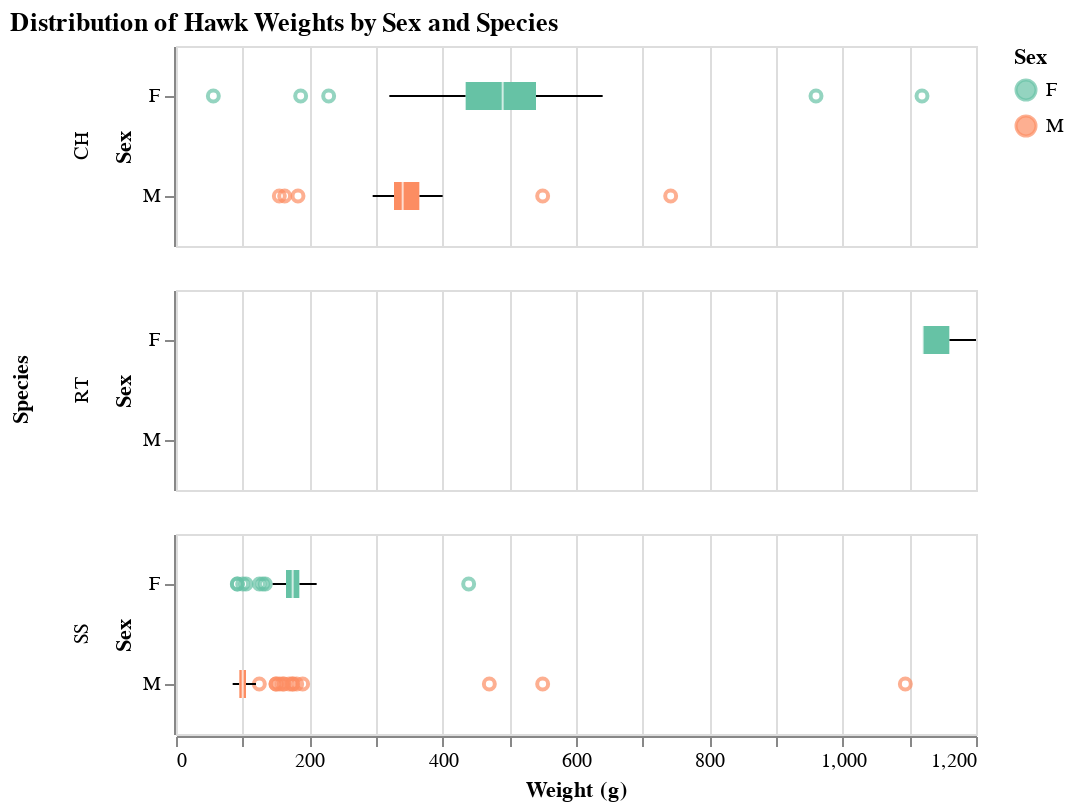

The notebook cell this image was saved under:
### Markdown cell above
<div style="background-color: #e8f4fd; border-left:6px solid #2196F3; padding:15px; margin:15px 0;">

<h2>VIZ TASK: Faceted Boxplots of Wing Length by Sex</h2>


**TASK:** Create a faceted box plot (in a single column) to compare the same subgroups as in the question above.

**Chart Specifications:**

- **Chart Properties**
  - Width: 400px, Height: 100px
  - Title: "Distribution of Hawk Weights by Sex and Species"
- **Mark**: `mark_boxplot()`
- **X Channel:** `weight` of the hawks with title "Weight (g)"
- **Y Channel:** `sex` of the hawks with title "Sex"
- **Color Channel:** `sex` of the hawks with title "Sex" and color scheme `set2`
- **Faceting:** Row facet by `species` with title "Species", stacked vertically

</div>

_Points:_ 21

### Code cell
weight_by_sex_faceted_boxplot = 


weight_by_sex_faceted_boxplot

### Figure 1 — Vega-Lite specification as saved in the notebook (floating-point values rounded to 4 significant figures; data arrays with more than 128 entries replaced by an {"elided": "..."} marker saying what was removed)
{"config": {"view": {"continuousWidth": 300, "continuousHeight": 300}}, "data": {"name": "data-f31828818ece1c30af44dd869ce3cc1d"}, "mark": {"type": "boxplot"}, "encoding": {"color": {"field": "sex", "scale": {"scheme": "set2"}, "title": "Sex", "type": "nominal"}, "row": {"field": "species", "title": "Species", "type": "nominal"}, "x": {"field": "weight", "title": "Weight (g)", "type": "quantitative"}, "y": {"field": "sex", "title": "Sex", "type": "nominal"}}, "height": 100, "title": "Distribution of Hawk Weights by Sex and Species", "width": 400, "$schema": "https://vega.github.io/schema/vega-lite/v5.20.1.json", "datasets": {"data-f31828818ece1c30af44dd869ce3cc1d": {"elided": "325 records"}}}
